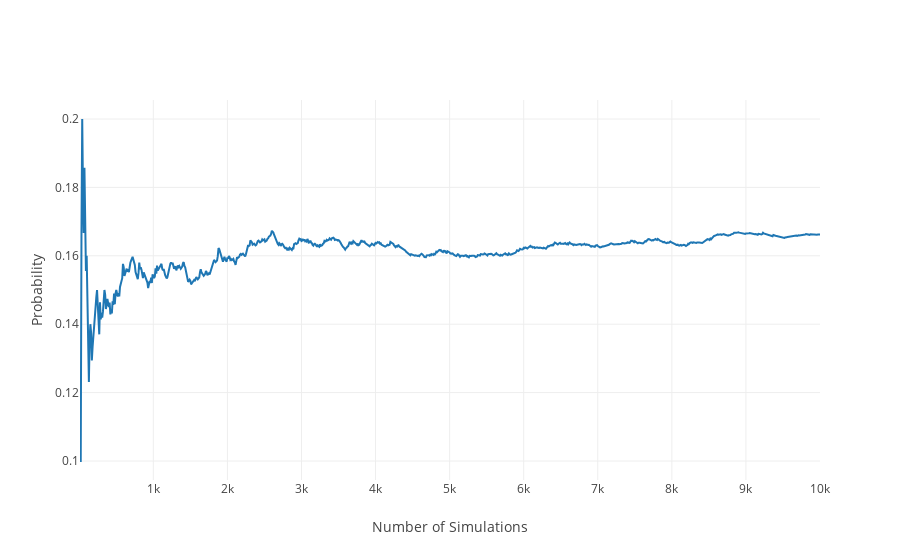

Notebook code cell kept with this figure:
### Markdown cell above
Let's deonte the probability of a single event (rolling a 4) as:
### P(A4)
How can we simulate and show that this is 1/6 (or 0.167)?

### Code cell
dice_rolls = np.arange(1,7)
count_hits = 0
x_data = []
y_data = []

for num_simulations in range(1, 10001):
    roll = np.random.choice(dice_rolls)
    if roll == 4:
        count_hits += 1
    if (num_simulations % 10) == 0:
        y_data.append(float(count_hits) / float(num_simulations))
        x_data.append(num_simulations)

# Plot the figure
fig = plot_probs(x_data, y_data)
iplot(fig)

### Figure 1 — Plotly figure (JSON) as saved in the notebook; plotly's stock layout.template omitted (floating-point values rounded to 4 significant figures; data arrays with more than 128 entries replaced by an {"elided": "..."} marker saying what was removed)
{"data": [{"type": "scatter", "uid": "fc3d2e2e-c1ef-11e8-88ff-f0189801d286", "x": {"elided": "1000 int values"}, "y": {"elided": "1000 float values"}}], "layout": {"xaxis": {"title": "Number of Simulations"}, "yaxis": {"title": "Probability"}}}
